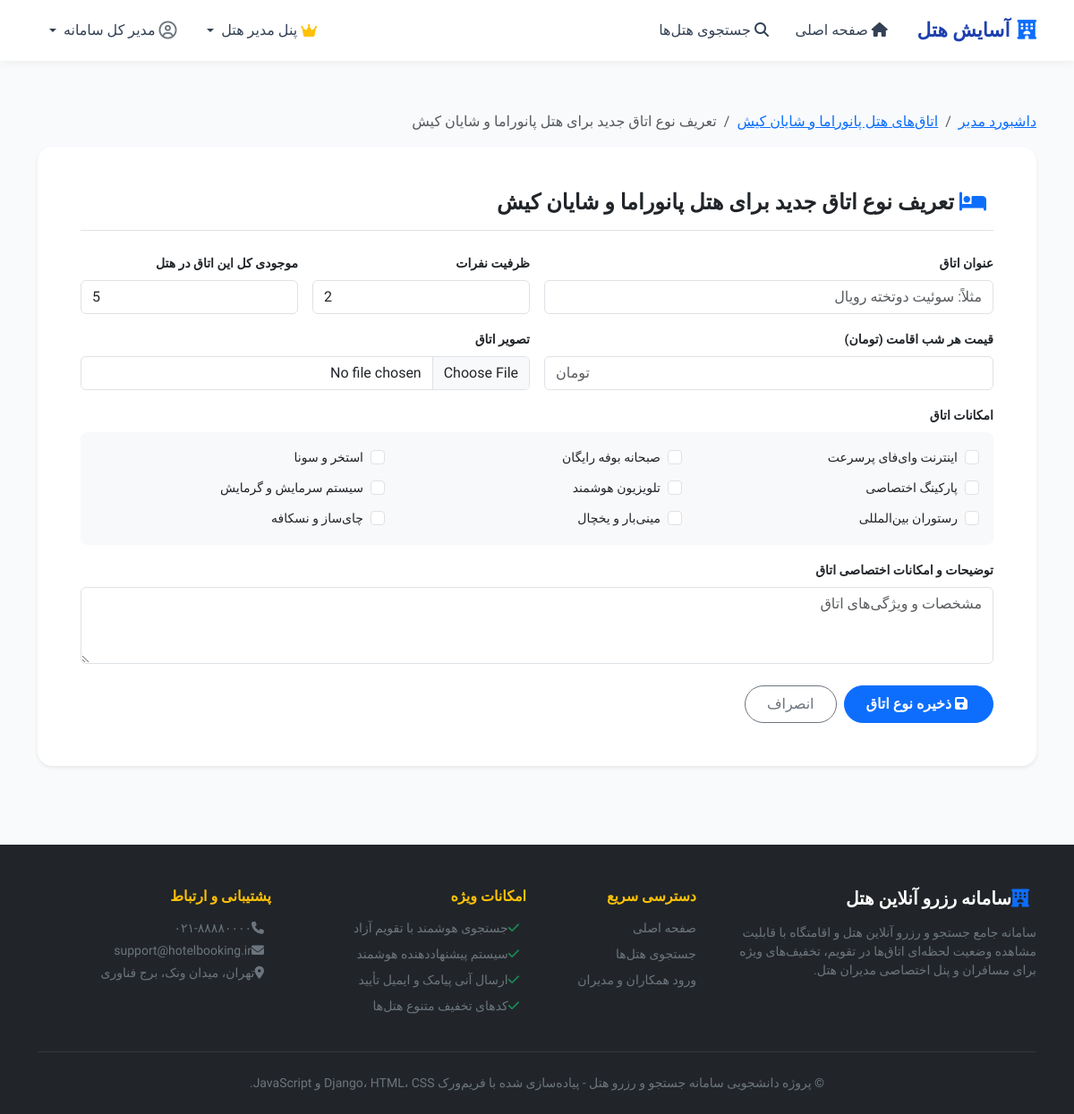
The app's page /bookings/manager/hotels/20/rooms/create/ (signed in) with its own data.
### accounts/models.py (models this page shows, shortened)
class User(AbstractUser):
    ROLE_CHOICES = (
        ('customer', 'مشتری / مسافر'),
        ('manager', 'مدیر هتل'),
    )
    role = models.CharField(
        max_length=20,
        choices=ROLE_CHOICES,
        default='customer',
        verbose_name="نقش کاربری"
    )
    phone = models.CharField(
        max_length=20,
        blank=True,
        null=True,
        verbose_name="شماره همراه"
    )
    favorite_city = models.CharField(
        max_length=100,
        blank=True,
        null=True,
        verbose_name="شهر مورد علاقه (جهت پیشنهاد هوشمند)"
    )
    preferred_min_price = models.DecimalField(
        max_digits=12,
        decimal_places=0,
        null=True,
        blank=True,
        verbose_name="حداقل بودجه پیشنهادی (تومان)"
    )
    preferred_max_price = models.DecimalField(
        max_digits=12,
        decimal_places=0,
        null=True,
        blank=True,
        verbose_name="حداکثر بودجه پیشنهادی (تومان)"
    )
    @property
    def is_hotel_manager(self):
        return self.role == 'manager' or self.is_superuser
    @property
    def display_name(self):
        if self.first_name or self.last_name:
            return f"{self.first_name} {self.last_name}".strip()
        return self.username

### hotels/models.py (models this page shows, shortened)
class Hotel(models.Model):
    STAR_CHOICES = [(i, f"{i} ستاره") for i in range(1, 6)]
    manager = models.ForeignKey(
        settings.AUTH_USER_MODEL,
        on_delete=models.CASCADE,
        related_name='hotels',
        verbose_name="مدیر هتل"
    )
    name = models.CharField(max_length=200, verbose_name="نام هتل")
    city = models.CharField(max_length=100, verbose_name="شهر")
    address = models.TextField(verbose_name="آدرس دقیق")
    stars = models.PositiveSmallIntegerField(
        choices=STAR_CHOICES,
        default=3,
        verbose_name="تعداد ستاره"
    )
    description = models.TextField(verbose_name="توضیحات و معرفی هتل")
    phone = models.CharField(max_length=30, verbose_name="شماره تماس پذیرش")
    email = models.EmailField(blank=True, null=True, verbose_name="ایمیل هتل")
    image = models.ImageField(upload_to='hotels/', blank=True, null=True, verbose_name="تصویر شاخص هتل")
    latitude = models.FloatField(default=35.6892, verbose_name="عرض جغرافیایی (Latitude)")
    longitude = models.FloatField(default=51.3890, verbose_name="طول جغرافیایی (Longitude)")
    created_at = models.DateTimeField(auto_now_add=True, verbose_name="تاریخ ثبت")
    class Meta:
        verbose_name = "هتل"
        verbose_name_plural = "هتل‌ها"
        ordering = ['-created_at']

class Amenity(models.Model):
    name = models.CharField(max_length=100, verbose_name="عنوان امکانات")
    icon = models.CharField(
        max_length=50,
        default="fas fa-check-circle",
        help_text="کلاس آیکون FontAwesome مثلا: fas fa-wifi",
        verbose_name="کلاس آیکون"
    )
    class Meta:
        verbose_name = "امکانات"
        verbose_name_plural = "امکانات"
    def __str__(self):
        return self.name

### bookings/views.py (the view)
# urls.py: path('manager/hotels/<int:hotel_id>/rooms/create/', views.manager_room_create_view, name='manager_room_create'),
@login_required
@user_passes_test(is_manager, login_url='accounts:login')
def manager_room_create_view(request, hotel_id):
    hotel = get_object_or_404(Hotel, id=hotel_id)
    if hotel.manager != request.user and not request.user.is_superuser:
        return HttpResponseForbidden()
    if request.method == 'POST':
        form = RoomTypeForm(request.POST, request.FILES)
        if form.is_valid():
            room = form.save(commit=False)
            room.hotel = hotel
            room.save()
            form.save_m2m()
            messages.success(request, f"اتاق «{room.title}» به هتل افزوده شد.")
            return redirect('bookings:manager_rooms', hotel_id=hotel.id)
    else:
        form = RoomTypeForm()
    return render(request, 'bookings/manager/room_form.html', {'form': form, 'hotel': hotel, 'title': f'تعریف نوع اتاق جدید برای {hotel.name}'})

### hotels/forms.py
class RoomTypeForm(forms.ModelForm):
    amenities = forms.ModelMultipleChoiceField(
        queryset=Amenity.objects.all(),
        widget=forms.CheckboxSelectMultiple(attrs={'class': 'form-check-input'}),
        required=False,
        label="امکانات اتاق"
    )
    class Meta:
        model = RoomType
        fields = [
            'title', 'capacity', 'price_per_night',
            'total_rooms', 'amenities', 'description', 'image'
        ]
        widgets = {
            'title': forms.TextInput(attrs={'class': 'form-control', 'placeholder': 'مثلاً: سوئیت دوتخته رویال'}),
            'capacity': forms.NumberInput(attrs={'class': 'form-control', 'min': 1}),
            'price_per_night': forms.NumberInput(attrs={'class': 'form-control', 'step': '10000', 'placeholder': 'تومان'}),
            'total_rooms': forms.NumberInput(attrs={'class': 'form-control', 'min': 1, 'placeholder': 'تعداد کل اتاق‌های این مدل'}),
            'description': forms.Textarea(attrs={'class': 'form-control', 'rows': 3, 'placeholder': 'مشخصات و ویژگی‌های اتاق'}),
            'image': forms.FileInput(attrs={'class': 'form-control'}),
        }

### bookings/views.py (called while the page is built)
def is_manager(user):
    return user.is_authenticated and (user.is_hotel_manager or user.is_superuser)

### templates/bookings/manager/room_form.html (shortened to what this page needs)
{% extends 'base.html' %}
{% block content %}
<div class="container py-3">
    <nav aria-label="breadcrumb" class="mb-3">
        <ol class="breadcrumb small">
            <li class="breadcrumb-item"><a href="{% url 'bookings:manager_dashboard' %}">داشبورد مدیر</a></li>
            <li class="breadcrumb-item"><a href="{% url 'bookings:manager_rooms' hotel.id %}">اتاق‌های {{ hotel.name }}</a></li>
            <li class="breadcrumb-item active">{{ title }}</li>
        </ol>
    </nav>
    <div class="card border-0 shadow-sm rounded-4 p-4 p-md-5">
        <h4 class="fw-bold mb-4 border-bottom pb-3">
            <i class="fa-solid fa-bed text-primary ms-2"></i> {{ title }}
        </h4>
        <form method="post" enctype="multipart/form-data" novalidate>
            <div class="row g-3 mb-3">
                <div class="col-md-6">
                    <label class="form-label small fw-semibold">عنوان اتاق</label>
                    {{ form.title }}
                </div>
                <div class="col-md-3">
                    <label class="form-label small fw-semibold">ظرفیت نفرات</label>
                    {{ form.capacity }}
                </div>
                <div class="col-md-3">
                    <label class="form-label small fw-semibold">موجودی کل این اتاق در هتل</label>
                    {{ form.total_rooms }}
                </div>
            </div>
            <div class="row g-3 mb-3">
                <div class="col-md-6">
                    <label class="form-label small fw-semibold">قیمت هر شب اقامت (تومان)</label>
                    {{ form.price_per_night }}
                </div>
                <div class="col-md-6">
                    <label class="form-label small fw-semibold">تصویر اتاق</label>
                    {{ form.image }}
                </div>
            </div>
            <div class="mb-3">
                <label class="form-label small fw-semibold">امکانات اتاق</label>
                <div class="card bg-light border-0 p-3 rounded-3">
                    <div class="row g-2">
                        {% for choice in form.amenities %}
                            <div class="col-md-4 col-sm-6">
                                <div class="form-check">
                                    {{ choice.tag }}
                                    <label class="form-check-label small" for="{{ choice.id_for_label }}">
                                        {{ choice.choice_label }}
                                    </label>
                                </div>
                            </div>
                        {% endfor %}
                    </div>
                </div>
            </div>
            <div class="mb-4">
                <label class="form-label small fw-semibold">توضیحات و امکانات اختصاصی اتاق</label>
                {{ form.description }}
            </div>
            <div class="d-flex gap-2">
                <button type="submit" class="btn btn-primary px-4 py-2 fw-bold rounded-pill">
                    <i class="fa-solid fa-floppy-disk ms-1"></i> ذخیره نوع اتاق
                </button>
                <a href="{% url 'bookings:manager_rooms' hotel.id %}" class="btn btn-outline-secondary px-4 py-2 rounded-pill">
                    انصراف
                </a>
            </div>
        </form>
    </div>
</div>
{% endblock %}

### templates/base.html (shortened to what this page needs)
{% load static %}
<!DOCTYPE html>
<html lang="fa" dir="rtl">
<head>
    <link rel="stylesheet" href="https://cdn.jsdelivr.net/npm/bootstrap@5.3.3/dist/css/bootstrap.rtl.min.css">
    <link rel="stylesheet" href="https://cdnjs.cloudflare.com/ajax/libs/font-awesome/6.5.1/css/all.min.css">
    <link rel="stylesheet" href="{% static 'css/style.css' %}">
    <link rel="stylesheet" href="{% static 'css/persian-datepicker.css' %}">
</head>
<body>
    <nav class="navbar navbar-expand-lg sticky-top">
        <div class="container">
            <a class="navbar-brand" href="{% url 'hotels:home' %}">
                <i class="fa-solid fa-hotel text-primary"></i>
                <span>آسایش هتل</span>
            </a>
            <div class="collapse navbar-collapse" id="navbarContent">
                <ul class="navbar-nav me-auto mb-2 mb-lg-0">
                    <li class="nav-item">
                        <a class="nav-link" href="{% url 'hotels:home' %}">
                            <i class="fa-solid fa-house ms-1"></i> صفحه اصلی
                        </a>
                    </li>
                    <li class="nav-item">
                        <a class="nav-link" href="{% url 'hotels:hotel_list' %}">
                            <i class="fa-solid fa-magnifying-glass ms-1"></i> جستجوی هتل‌ها
                        </a>
                    </li>
                </ul>
                <ul class="navbar-nav ms-auto align-items-lg-center gap-2">
                    {% if user.is_authenticated %}
                        {% if user.is_hotel_manager %}
                            <li class="nav-item dropdown">
                                <a class="nav-link dropdown-toggle btn btn-outline-primary btn-sm px-3 text-primary d-flex align-items-center gap-1" href="#" role="button" data-bs-toggle="dropdown">
                                    <i class="fa-solid fa-crown text-warning"></i>
                                    <span>پنل مدیر هتل</span>
                                </a>
                            </li>
                        {% endif %}
                        <li class="nav-item dropdown">
                            <a class="nav-link dropdown-toggle d-flex align-items-center gap-1" href="#" role="button" data-bs-toggle="dropdown">
                                <i class="fa-regular fa-circle-user fa-lg text-secondary"></i>
                                <span>{{ user.display_name }}</span>
                            </a>
                        </li>
                    {% endif %}
                </ul>
            </div>
        </div>
    </nav>
    <main class="py-4">
        {% block content %}{% endblock %}
    </main>
    <footer class="bg-dark text-white pt-5 pb-4 mt-5">
        <div class="container">
            <div class="row g-4">
                <div class="col-lg-4 col-md-6">
                    <h5 class="fw-bold mb-3"><i class="fa-solid fa-hotel text-primary ms-2"></i>سامانه رزرو آنلاین هتل</h5>
                    <p class="text-secondary small leading-relaxed">
                        سامانه جامع جستجو و رزرو آنلاین هتل و اقامتگاه با قابلیت مشاهده وضعیت لحظه‌ای اتاق‌ها در تقویم، تخفیف‌های ویژه برای مسافران و پنل اختصاصی مدیران هتل.
                    </p>
                </div>
                <div class="col-lg-2 col-md-6">
                    <h6 class="fw-bold mb-3 text-warning">دسترسی سریع</h6>
                    <ul class="list-unstyled small">
                        <li class="mb-2"><a href="{% url 'hotels:home' %}" class="text-secondary text-decoration-none hover-white">صفحه اصلی</a></li>
                        <li class="mb-2"><a href="{% url 'hotels:hotel_list' %}" class="text-secondary text-decoration-none">جستجوی هتل‌ها</a></li>
                        <li class="mb-2"><a href="{% url 'accounts:login' %}" class="text-secondary text-decoration-none">ورود همکاران و مدیران</a></li>
                    </ul>
                </div>
                <div class="col-lg-3 col-md-6">
                    <h6 class="fw-bold mb-3 text-warning">امکانات ویژه</h6>
                    <ul class="list-unstyled small text-secondary">
                        <li class="mb-2"><i class="fa-solid fa-check text-success ms-2"></i>جستجوی هوشمند با تقویم آزاد</li>
                        <li class="mb-2"><i class="fa-solid fa-check text-success ms-2"></i>سیستم پیشنهاددهنده هوشمند</li>
                        <li class="mb-2"><i class="fa-solid fa-check text-success ms-2"></i>ارسال آنی پیامک و ایمیل تأیید</li>
                        <li class="mb-2"><i class="fa-solid fa-check text-success ms-2"></i>کدهای تخفیف متنوع هتل‌ها</li>
                    </ul>
                </div>
                <div class="col-lg-3 col-md-6">
                    <h6 class="fw-bold mb-3 text-warning">پشتیبانی و ارتباط</h6>
                    <p class="text-secondary small mb-1"><i class="fa-solid fa-phone ms-2"></i>۰۲۱-۸۸۸۸۰۰۰۰</p>
                    <p class="text-secondary small mb-1"><i class="fa-solid fa-envelope ms-2"></i>support@hotelbooking.ir</p>
                    <p class="text-secondary small"><i class="fa-solid fa-location-dot ms-2"></i>تهران، میدان ونک، برج فناوری</p>
                </div>
            </div>
            <hr class="border-secondary my-4">
            <div class="text-center text-secondary small">
                © پروژه دانشجویی سامانه جستجو و رزرو هتل - پیاده‌سازی شده با فریم‌ورک Django، HTML، CSS و JavaScript.
            </div>
        </div>
    </footer>
</body>
</html>

### static/css/style.css (style rules this page uses)
:root { --primary-color: #1e40af; --primary-hover: #1d4ed8; --secondary-color: #0d9488; --accent-color: #f59e0b; --bg-light: #f8fafc; --card-shadow: 0 4px 6px -1px rgba(0, 0, 0, 0.08), 0 2px 4px -2px rgba(0, 0, 0, 0.05); --hover-shadow: 0 10px 15px -3px rgba(0, 0, 0, 0.1), 0 4px 6px -4px rgba(0, 0, 0, 0.08); }
body { font-family: 'Vazirmatn', -apple-system, BlinkMacSystemFont, "Segoe UI", Roboto, sans-serif; background-color: var(--bg-light); color: #1e293b; min-height: 100vh; display: flex; flex-direction: column; }
main { flex: 1; }
.navbar { background: #ffffff; box-shadow: 0 2px 10px rgba(0, 0, 0, 0.05); padding: 0.8rem 1rem; }
.navbar-brand { font-weight: 800; font-size: 1.35rem; color: var(--primary-color) !important; display: flex; align-items: center; gap: 0.5rem; }
.nav-link { font-weight: 500; color: #334155 !important; transition: color 0.2s ease; padding: 0.5rem 0.8rem !important; }

### records on screen
User: display_name "مدیر کل سامانه"
Hotel: name "هتل پانوراما و شایان کیش"
Amenity: choice_label "اینترنت وای‌فای پرسرعت"
Amenity: choice_label "صبحانه بوفه رایگان"
Amenity: choice_label "استخر و سونا"
Amenity: choice_label "پارکینگ اختصاصی"
Amenity: choice_label "تلویزیون هوشمند"
Amenity: choice_label "سیستم سرمایش و گرمایش"
Amenity: choice_label "رستوران بین‌المللی"
Amenity: choice_label "مینی‌بار و یخچال"
Amenity: choice_label "چای‌ساز و نسکافه"

### other values on screen
{{ title }} "تعریف نوع اتاق جدید برای هتل پانوراما و شایان کیش"
